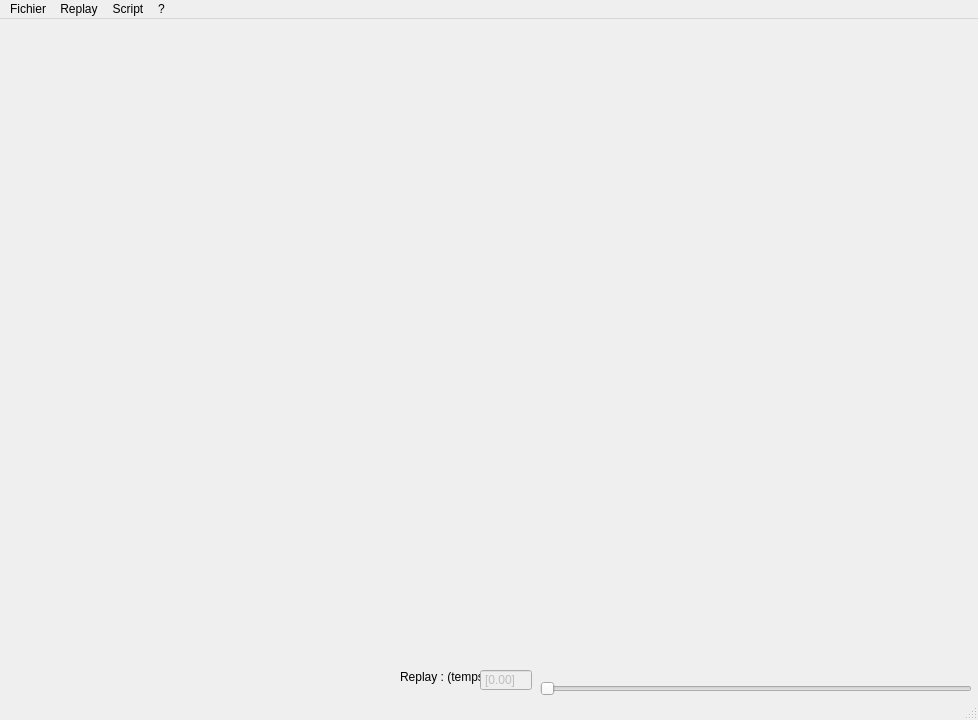
<?xml version="1.0" encoding="UTF-8"?>
<ui version="4.0">
 <class>FenPrincipale</class>
 <widget class="QMainWindow" name="FenPrincipale">
  <property name="geometry">
   <rect>
    <x>0</x>
    <y>0</y>
    <width>978</width>
    <height>720</height>
   </rect>
  </property>
  <property name="windowTitle">
   <string>Trace-Bot Robot Eseo 1.0</string>
  </property>
  <property name="windowIcon">
   <iconset>
    <normaloff>../../../../../../../Pictures/eseoGroupeIcone.gif</normaloff>../../../../../../../Pictures/eseoGroupeIcone.gif</iconset>
  </property>
  <widget class="QWidget" name="centralwidget">
   <widget class="QWidget" name="layoutWidget">
    <property name="geometry">
     <rect>
      <x>9</x>
      <y>9</y>
      <width>531</width>
      <height>641</height>
     </rect>
    </property>
    <layout class="QVBoxLayout" name="verticalLayout_3">
     <item>
      <widget class="QWidget" name="fenCAN" native="true"/>
     </item>
    </layout>
   </widget>
   <widget class="QWidget" name="verticalLayoutWidget">
    <property name="geometry">
     <rect>
      <x>540</x>
      <y>10</y>
      <width>432</width>
      <height>667</height>
     </rect>
    </property>
    <layout class="QVBoxLayout" name="verticalLayoutRight">
     <item>
      <widget class="QWidget" name="fen2D" native="true">
       <property name="minimumSize">
        <size>
         <width>430</width>
         <height>640</height>
        </size>
       </property>
       <widget class="QWidget" name="layoutWidget">
        <property name="geometry">
         <rect>
          <x>0</x>
          <y>0</y>
          <width>432</width>
          <height>641</height>
         </rect>
        </property>
        <layout class="QVBoxLayout" name="verticalLayout_4"/>
       </widget>
      </widget>
     </item>
     <item>
      <widget class="QSlider" name="replaySlider">
       <property name="enabled">
        <bool>false</bool>
       </property>
       <property name="orientation">
        <enum>Qt::Horizontal</enum>
       </property>
      </widget>
     </item>
    </layout>
   </widget>
   <widget class="QLabel" name="label">
    <property name="geometry">
     <rect>
      <x>400</x>
      <y>650</y>
      <width>81</width>
      <height>16</height>
     </rect>
    </property>
    <property name="text">
     <string>Replay : (temps)</string>
    </property>
   </widget>
   <widget class="QDoubleSpinBox" name="replayTime">
    <property name="enabled">
     <bool>false</bool>
    </property>
    <property name="geometry">
     <rect>
      <x>480</x>
      <y>650</y>
      <width>52</width>
      <height>22</height>
     </rect>
    </property>
    <property name="frame">
     <bool>true</bool>
    </property>
    <property name="readOnly">
     <bool>true</bool>
    </property>
    <property name="buttonSymbols">
     <enum>QAbstractSpinBox::NoButtons</enum>
    </property>
    <property name="prefix">
     <string>[</string>
    </property>
    <property name="suffix">
     <string>]</string>
    </property>
    <property name="maximum">
     <double>999.990000000000009</double>
    </property>
    <property name="value">
     <double>0.000000000000000</double>
    </property>
   </widget>
  </widget>
  <widget class="QMenuBar" name="menubar">
   <property name="geometry">
    <rect>
     <x>0</x>
     <y>0</y>
     <width>978</width>
     <height>22</height>
    </rect>
   </property>
   <widget class="QMenu" name="menuTest">
    <property name="title">
     <string>Fichier</string>
    </property>
    <addaction name="actionAjouterMessageCAN"/>
    <addaction name="actionModifierMessageCAN"/>
    <addaction name="actionSupprimerMessageCAN"/>
    <addaction name="separator"/>
    <addaction name="actionAjouterParametre"/>
    <addaction name="actionModifierParametre"/>
    <addaction name="actionSupprimerParametre"/>
    <addaction name="separator"/>
    <addaction name="actionQuitter"/>
   </widget>
   <widget class="QMenu" name="menu">
    <property name="title">
     <string>?</string>
    </property>
    <addaction name="actionAProposQt"/>
    <addaction name="actionAide"/>
   </widget>
   <widget class="QMenu" name="menuEdition">
    <property name="title">
     <string>Replay</string>
    </property>
    <addaction name="separator"/>
    <addaction name="actionReplayActive"/>
    <addaction name="separator"/>
    <addaction name="actionCharger_Replay"/>
    <addaction name="actionNouveau_Replay"/>
   </widget>
   <widget class="QMenu" name="menuScript">
    <property name="title">
     <string>Script</string>
    </property>
    <addaction name="actionScript"/>
   </widget>
   <addaction name="menuTest"/>
   <addaction name="menuEdition"/>
   <addaction name="menuScript"/>
   <addaction name="menu"/>
  </widget>
  <widget class="QStatusBar" name="statusbar"/>
  <action name="actionQuitter">
   <property name="text">
    <string>Quitter</string>
   </property>
  </action>
  <action name="actionAProposQt">
   <property name="text">
    <string>A propos de Qt</string>
   </property>
  </action>
  <action name="actionAide">
   <property name="text">
    <string>Aide</string>
   </property>
  </action>
  <action name="actionReset3d">
   <property name="text">
    <string>Réinitialiser la vue 3D</string>
   </property>
  </action>
  <action name="actionAjouterMessageCAN">
   <property name="text">
    <string>Ajouter message CAN</string>
   </property>
  </action>
  <action name="actionAjouterParametre">
   <property name="text">
    <string>Ajouter paramètre</string>
   </property>
  </action>
  <action name="actionSupprimerMessageCAN">
   <property name="text">
    <string>Supprimer message CAN</string>
   </property>
  </action>
  <action name="actionModifierMessageCAN">
   <property name="text">
    <string>Modifier message CAN</string>
   </property>
  </action>
  <action name="actionSupprimerParametre">
   <property name="text">
    <string>Supprimer paramètre</string>
   </property>
  </action>
  <action name="actionModifierParametre">
   <property name="text">
    <string>Modifier paramètre</string>
   </property>
  </action>
  <action name="actionReplayActive">
   <property name="text">
    <string>Mode réception du replay</string>
   </property>
  </action>
  <action name="actionScript">
   <property name="text">
    <string>Editeur de Script</string>
   </property>
  </action>
  <action name="actionCharger_Replay">
   <property name="enabled">
    <bool>false</bool>
   </property>
   <property name="text">
    <string>Charger Replay</string>
   </property>
  </action>
  <action name="actionNouveau_Replay">
   <property name="enabled">
    <bool>false</bool>
   </property>
   <property name="text">
    <string>Nouveau Replay</string>
   </property>
  </action>
 </widget>
 <resources/>
 <connections/>
</ui>
